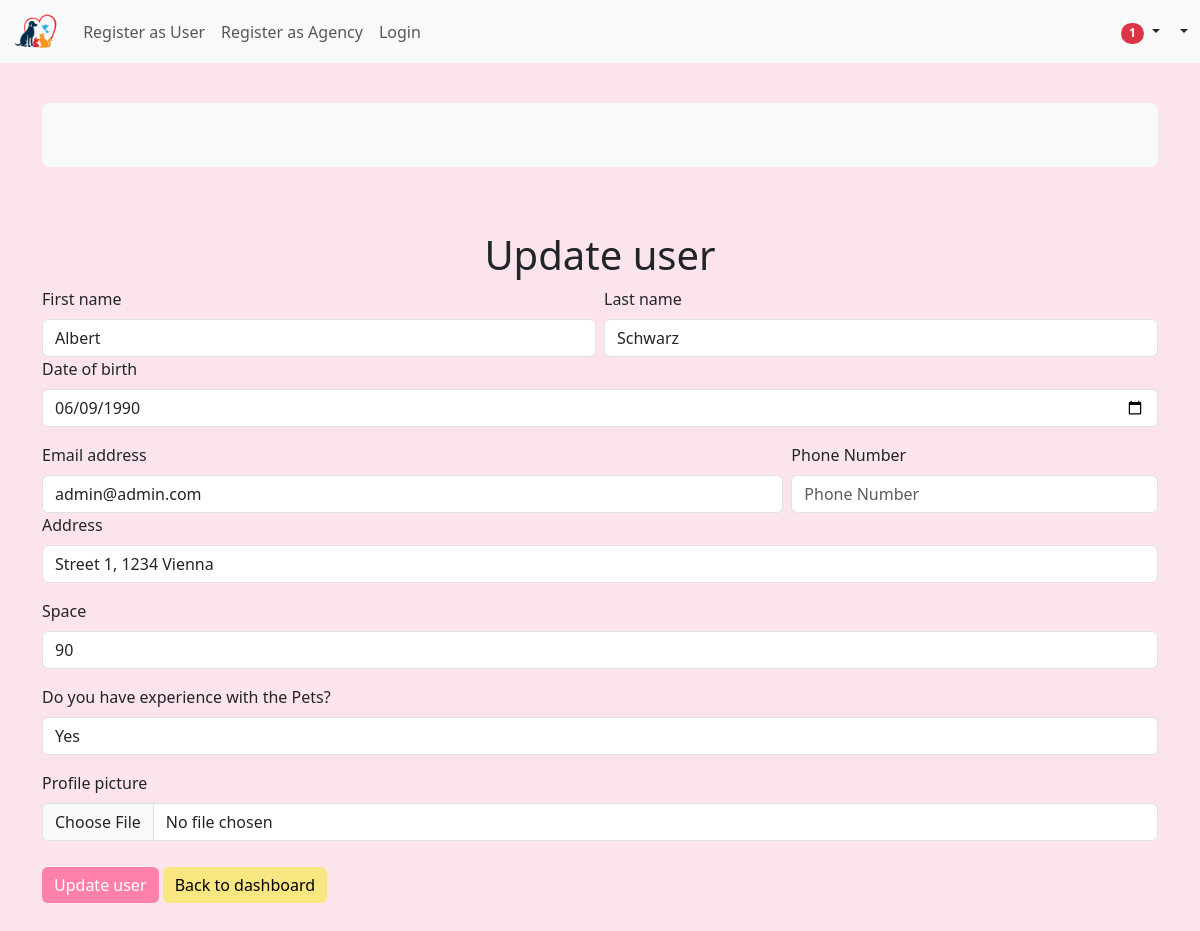
/user/update.php?id=1, run on the app's committed database.
### tables this page shows
CREATE TABLE `users` (
  `id` int(11) NOT NULL,
  `role` enum('Adm','User','Agency') DEFAULT NULL,
  `firstName` varchar(50) DEFAULT NULL,
  `lastName` varchar(50) DEFAULT NULL,
  `agency` varchar(50) DEFAULT NULL,
  `address` varchar(100) DEFAULT NULL,
  `state` enum('Wien','Niederösterreich','Oberösterreich','Steiermark','Tirol','Kärnten','Salzburg','Vorarlberg','Burgenland') DEFAULT NULL,
  `image` varchar(255) DEFAULT NULL,
  `birthdate` date DEFAULT NULL,
  `phone` varchar(20) DEFAULT NULL,
  `email` varchar(50) DEFAULT NULL,
  `password` varchar(255) DEFAULT NULL,
  `space` int(11) DEFAULT NULL,
  `experienced` tinyint(1) DEFAULT NULL
);

### utils/crudUser.php (called while the page is built, shortened)
<?php
class CRUD_USER
{
    private $connection;
    public function __construct(string $database = "pet_adoption", string $host = "localhost", string $user = "root", string $password = "")
    {
        $this->connection = mysqli_connect($host, $user, $password, $database);
    }
    public function select(string $table, string $columns = "*", string $condition = "")
    {
        $sql = "SELECT $columns FROM $table";
        if (!empty($condition)) {
            $sql .= " WHERE $condition";
        }
        $result = mysqli_query($this->connection, $sql);
        $rows = mysqli_fetch_all($result, MYSQLI_ASSOC);
        return $rows;
    }
    public function selectUsers(string $condition)
    {
        return $this->select("users", "*", $condition);
    }
}

### user/update.php (the view, shortened to what this page needs)
<?php
require_once "../utils/crudUser.php";
$id = $_GET["id"];
$crud = new CRUD_USER();
$result = $crud->selectUsers("id = $id");
$user = $result[0];
?>
<!DOCTYPE html>
<html lang="en">
<head>
    <link href="https://cdn.jsdelivr.net/npm/bootstrap@5.3.0/dist/css/bootstrap.min.css" rel="stylesheet" />
    <link rel="stylesheet" href="../css/main.css">
</head>
<body>
    <?php include '../components/navbar.php'; ?>
    <div class="container">
        <h1 class="text-center">Update user</h1>
        <form method="post" autocomplete="off" enctype="multipart/form-data">
            <div class="row g-2">
                <div class="col-md-6">
                    <label for="firstname" class="form-label">First name </label>
                    <input type="text" class="form-control" id="firstname" name="firstname" placeholder="First name" value="<?= $user['firstName'] ?>">
                </div>
                <div class="col-md-6">
                    <label for="lastname" class="form-label">Last name </label>
                    <input type="text" class="form-control" id="lastname" name="lastname" placeholder="Last name" value="<?= $user['lastName']  ?>">
                </div>
            </div>
            <div class="mb-3">
                <label for="date" class="form-label">Date of birth</label>
                <input type="date" class="form-control" id="date" name="birthdate" value="<?= $user['birthdate'] ?>">
            </div>
            <div class="row g-2">
                <div class="col-md-8">
                    <label for="email" class="form-label">Email address </label>
                    <input type="email" class="form-control" id="email" name="email" placeholder="Email address" value="<?= $user['email'] ?>">
                </div>
                <div class="col-md-4">
                    <label for="phone" class="form-label">Phone Number</label>
                    <input type="number" class="form-control" id="phone" name="phone" placeholder="Phone Number" value="<?= $user['phone'] ?>">
                </div>
            </div>
            <div class="mb-3">
                <label for="address" class="form-label">Address</label>
                <input type="text" class="form-control" id="address" name="address" placeholder="Address" value="<?= $user['address'] ?>">
            </div>
            <div class="mb-3">
                <label for="space" class="form-label">Space</label>
                <input type="number" class="form-control" id="space" name="space" placeholder="Space m3" value="<?= $user['space'] ?>">
            </div>
            <div class="mb-3">
                <label for="experienced" class="form-label">Do you have experience with the Pets?</label>
                <select name="experienced" id="experienced" class="form-control">
                    <option name="experienced" value="Yes">Yes</option>
                </select>
            </div>
            <div class="mb-3">
                <label for="picture" class="form-label">Profile picture </label>
                <input type="file" class="form-control" id="picture" name="picture">
            </div>
            <div class="buttons">
                <button name='update' type="submit" class="btn btn-primary">Update user</button>
                <a href="../admin/dashboard.php" class="btn btn-warning">Back to dashboard</a>
            </div>
        </form>
    </div>
</body>
</html>

### css/main.css (style rules this page uses)
body { background-color: #fce4ec; }
a { color: #ff69b4; text-decoration: none; transition: color 0.3s; }
.container { padding-top: 40px; padding-bottom: 40px; }
.buttons { padding-top: 10px; padding-bottom: 10px; }
.btn-primary { background-color: #ff80ab; border: none; }
.btn-warning { background-color: #f8e681; border: none; --mdb-btn-color: black; }

### data on the page
users: firstname "Albert", lastname "Schwarz", birthdate "06/09/1990", email "admin@admin.com", address "Street 1, 1234 Vienna", space "90"
